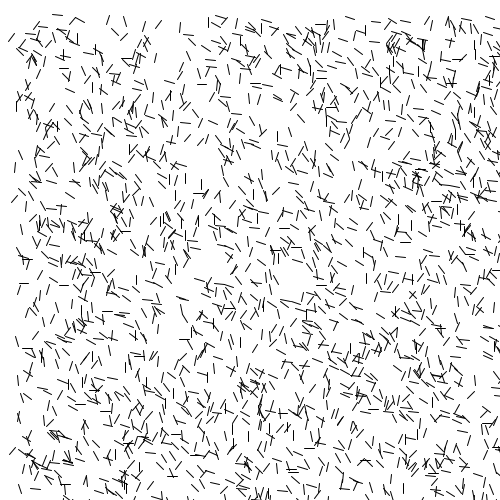
Frame 1 (no input)
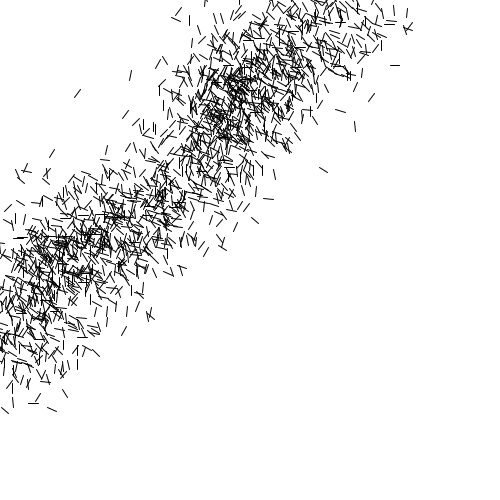
Frame 60 (the mouse pressed at the canvas centre just before this capture)
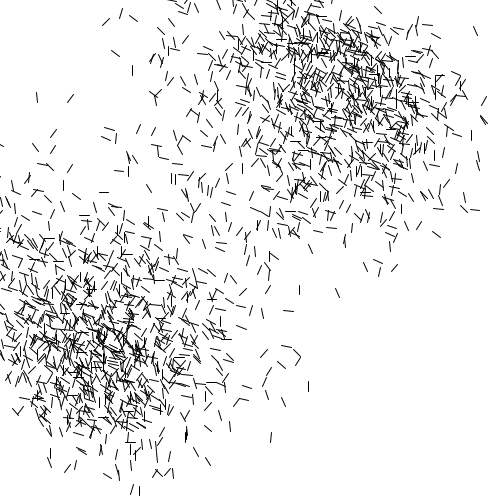
Frame 120 (the mouse held since frame 60 and released just before this capture)

The Processing sketch that drew these frames (run headless with seeded random() and noise(); from frame 60 on, the mouse is pressed at the canvas centre):

// Processing sketch: processing_134061
// ── processing_134061.pde


float gravX;
float gravY;


Bug[] myBugs;

void setup() {
  size( 500, 500 );
  myBugs = new Bug[2000];

  int counter = 0;

  for (int i = 0; i<myBugs.length; i++) {    
    myBugs[i] = new Bug(random(width), random(height));
  }
}

void draw() {
  background(255);

  for (int i = 0; i<myBugs.length ; i++) {
    myBugs[i].update();
    myBugs[i].display();
  }

  gravX = mouseX-width/2;
  gravY = mouseY-height/2;

  gravX = map(gravX, -250, 250, -0.5, 0.5);
  gravY = map(gravY, -250, 250, -0.5, 0.5);
}

void mouseClicked() {
  resetPositions();
}

void resetPositions() {

  int counter = 0;
  for (int i = 0; i<myBugs.length ; i++) {

    myBugs[i].setPosition(random(width), random(height));
  }
}



class Bug {
  PVector position;
  PVector velocity;
  PVector acceleration;
  float   myRotation;

  Bug(float theX, float theY) {
    position = new PVector( random(width), random(height) );
    velocity = new PVector( 0, 0);
    acceleration = new PVector( 50, 50 );
    myRotation = radians(random(-45, 90));
  }

  void update() {
    addGravity();
    addShake();
    followMouse();

    velocity.add(acceleration);   // influence velocity
    velocity.limit(20);            // influence speed
    position.add(velocity);       // influence position 
    //acceleration.set(0, 0);       // reset acceleration

    stayWithinBounds();
  }

  void addGravity() {
    PVector force = new PVector( gravX, gravY );
    acceleration.add(force);
  }

  void setPosition(float theX, float theY) {
    position.x = theX;
    position.y = theY;
  }

  void addShake() {
    PVector force = new PVector( random(-1, 1), random(-1, 1));
    force.limit(100);
    acceleration.add(force);
  }

  void followMouse() {
    PVector mouse = new PVector( mouseX, mouseY );
    // calculate a vector pointing from the bug position
    // the mouse position
    PVector force = PVector.sub( mouse, position );
    force.limit(1.5);
    acceleration.add(force);
  }

  void stayWithinBounds() {
    if ( position.x > width + 10 ) {
      position.x = width + 10;
    }
    if ( position.x < -10 ) {
      position.x = -10;
    }
    if ( position.y > height + 10 ) {
      position.y = height + 10;
    }
    if ( position.y < -10 ) {
      position.y = -10;
    }
  }   

  void display() {
    stroke(0.2);
    pushMatrix();
    translate(position.x, position.y);
    rotate(myRotation);
    line( 0, 0, 7, 7 );
    popMatrix();
  }
}
